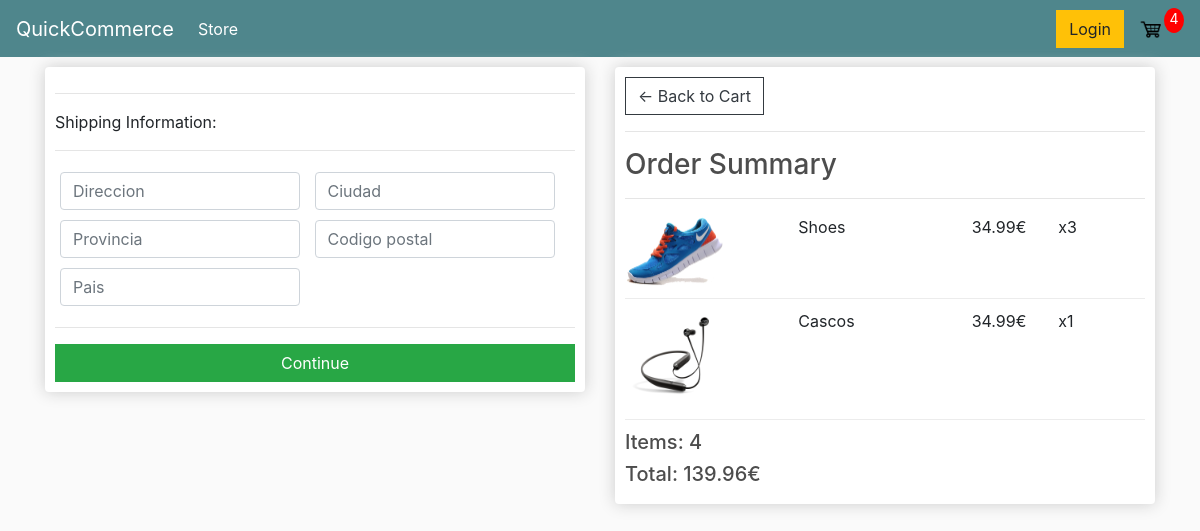
Page /checkout (signed in) on the committed database.
### store/models.py (models this page shows, shortened)
class ProductoPedido(models.Model):
	producto = models.ForeignKey(Producto, on_delete=models.SET_NULL, null=True)
	pedido = models.ForeignKey(Pedido, on_delete=models.SET_NULL, null=True) # Si pongo clase Producto debajo de esta, no pilla la FK
	cantidad = models.IntegerField(default=0, null=True, blank=True)
	dia_añadido = models.DateTimeField(auto_now_add=True)
	@property
	def get_total(self):
		total = self.producto.precio * self.cantidad
		return total

class Producto(models.Model):
	nombre = models.CharField(max_length=200)
	precio = models.DecimalField(max_digits=7, decimal_places=2)
	digital = models.BooleanField(default=False,null=True, blank=True)
	imagen = models.ImageField(null=True, blank=True)

class Pedido(models.Model):
	cliente = models.ForeignKey(Cliente, on_delete=models.SET_NULL, null=True, blank=True)
	dia_comprado = models.DateTimeField(auto_now_add=True)
	completo = models.BooleanField(default=False)
	codigo_transaccion = models.CharField(max_length=100, null=True)
	@property
	def envio(self):
		envio = False
		productopedido = self.productopedido_set.all()
		for i in productopedido:
			if i.producto.digital == False:
				envio = True
		return envio
	@property
	def get_cart_total(self):
		productopedido = self.productopedido_set.all()
		total = sum([item.get_total for item in productopedido])
		return total
	@property
	def get_cart_items(self):
		productopedido = self.productopedido_set.all()
		total = sum([item.cantidad for item in productopedido])
		return total

### store/views.py (the view)
# urls.py: path('checkout', views.checkout, name = "checkout"),
def checkout(request):
	data = cartData(request) # we can access whats in utils through request method
	cartItems = data['cartItems']
	pedido = data['pedido']
	items = data['items']
	context = {'items':items, 'pedido':pedido,'cartItems':cartItems}
	return render(request, 'store/checkout.html', context)

### store/utils.py (called while the page is built)
def cartData(request): # This function calls cookieCart() function which contains all items and their prices that have been added to the cart.
	if request.user.is_authenticated:
		cliente = request.user.cliente
		pedido, created = Pedido.objects.get_or_create(cliente=cliente, completo=False)
		items = pedido.productopedido_set.all()
		cartItems = pedido.get_cart_items
	else:
		cookieData = cookieCart(request) # we can access whats in utils through request method
		cartItems = cookieData['cartItems']
		pedido = cookieData['pedido']
		items = cookieData['items']
	return {'cartItems':cartItems ,'pedido':pedido, 'items':items}

### store/templates/store/checkout.html (shortened to what this page needs)
{% extends 'store/main.html' %}
{% load static %}
{% block content %}
<div class="row">
    <div class="col-lg-6">
        <div class="box-element" id="form-wrapper">
            <form id="form">
                <div id="shipping-info">
                    <hr>
                    <p>Shipping Information:</p>
                    <hr>
                    <div class="form-field">
                        <input class="form-control" type="text" name="direccion" placeholder="Direccion">
                    </div>
                    <div class="form-field">
                        <input class="form-control" type="text" name="ciudad" placeholder="Ciudad">
                    </div>
                    <div class="form-field">
                        <input class="form-control" type="text" name="provincia" placeholder="Provincia">
                    </div>
                    <div class="form-field">
                        <input class="form-control" type="text" name="codigo_postal" placeholder="Codigo postal">
                    </div>
                    <div class="form-field">
                        <input class="form-control" type="text" name="pais" placeholder="Pais">
                    </div>
                </div>
                <hr>
                <input id ="form-button" class= "btn btn-success btn-block" type="submit" value="Continue">
            </form>
        </div>
        <br>
    </div>
    <div class="col-lg-6">
        <div class="box-element" id="form-wrapper">
            <a  class="btn btn-outline-dark" href="{% url 'cart' %}">&#x2190; Back to Cart</a>
				<hr>
				<h3>Order Summary</h3>
				<hr>
                {% for item in items %}
				<div class="cart-row">
					<div style="flex:2"><img class="row-image" src="{{item.producto.imagen.url}}"></div>
					<div style="flex:2"><p>{{item.producto.nombre}}</p></div>
					<div style="flex:1"><p>{{item.producto.precio|floatformat:2}}€</p></div>
					<div style="flex:1"><p>x{{item.cantidad}}</p></div>
				</div>
                {% endfor %}
				<h5>Items: {{pedido.get_cart_items}}</h5>
				<h5>Total: {{pedido.get_cart_total|floatformat:2}}€</h5>
        </div>
    </div>
</div>
{% endblock content %}

### static/css/main.css (style rules this page uses)
body { background-color: hsl(0, 0%, 98%); }
h1,h2,h3,h4,h5,h6 { color:hsl(0, 0%, 30%); }
.box-element { box-shadow:hsl(0, 0%, 80%) 0 0 16px; background-color: #fff; border-radius: 4px; padding: 10px; }
.col-lg-4, .col-lg-6, .col-lg-8, .col-lg-12 { margin-top: 10px; }
.btn { border-radius: 0; }
.row-image { width: 100px; }
.form-field { width:250px; display: inline-block; padding: 5px; }
.cart-row { display: flex; align-items: flex-stretch; padding-bottom: 10px; margin-bottom: 10px; border-bottom: 1px solid #ececec; }

### rows in the picture
ProductoPedido: producto.imagen (picture), producto.nombre "Shoes", producto.precio "34.99", cantidad "3"
ProductoPedido: producto.imagen (picture), producto.nombre "Cascos", producto.precio "34.99", cantidad "1"
Pedido: get_cart_items "4", get_cart_total "139.96"

### other values in the picture
{{ cartItems }} "4"
